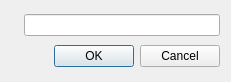
<?xml version="1.0" encoding="UTF-8"?>
<ui version="4.0">
 <class>dlgPasswd</class>
 <widget class="QDialog" name="dlgPasswd">
  <property name="geometry">
   <rect>
    <x>0</x>
    <y>0</y>
    <width>231</width>
    <height>82</height>
   </rect>
  </property>
  <property name="windowTitle">
   <string>Password</string>
  </property>
  <property name="windowIcon">
   <iconset resource="rms_update.qrc">
    <normaloff>:/images/lock.png</normaloff>:/images/lock.png</iconset>
  </property>
  <layout class="QGridLayout" name="gridLayout">
   <item row="0" column="0">
    <layout class="QHBoxLayout" name="horizontalLayout">
     <item>
      <widget class="QLabel" name="label">
       <property name="text">
        <string/>
       </property>
       <property name="pixmap">
        <pixmap resource="rms_update.qrc">:/images/lock.png</pixmap>
       </property>
       <property name="scaledContents">
        <bool>false</bool>
       </property>
      </widget>
     </item>
     <item>
      <widget class="passwdLineEdit" name="lineEdit"/>
     </item>
    </layout>
   </item>
   <item row="1" column="0">
    <layout class="QHBoxLayout" name="horizontalLayout_2">
     <item>
      <spacer name="horizontalSpacer">
       <property name="orientation">
        <enum>Qt::Horizontal</enum>
       </property>
       <property name="sizeHint" stdset="0">
        <size>
         <width>40</width>
         <height>20</height>
        </size>
       </property>
      </spacer>
     </item>
     <item>
      <widget class="QPushButton" name="okBtn">
       <property name="text">
        <string>OK</string>
       </property>
       <property name="icon">
        <iconset resource="rms_update.qrc">
         <normaloff>:/images/ok.png</normaloff>:/images/ok.png</iconset>
       </property>
      </widget>
     </item>
     <item>
      <widget class="QPushButton" name="cancelBtn">
       <property name="text">
        <string>Cancel</string>
       </property>
       <property name="icon">
        <iconset resource="rms_update.qrc">
         <normaloff>:/images/cancel.png</normaloff>:/images/cancel.png</iconset>
       </property>
      </widget>
     </item>
    </layout>
   </item>
  </layout>
 </widget>
 <layoutdefault spacing="6" margin="11"/>
 <customwidgets>
  <customwidget>
   <class>passwdLineEdit</class>
   <extends>QLineEdit</extends>
   <header>passwdlineedit.h</header>
  </customwidget>
 </customwidgets>
 <resources>
  <include location="rms_update.qrc"/>
 </resources>
 <connections>
  <connection>
   <sender>cancelBtn</sender>
   <signal>clicked()</signal>
   <receiver>dlgPasswd</receiver>
   <slot>close()</slot>
   <hints>
    <hint type="sourcelabel">
     <x>183</x>
     <y>57</y>
    </hint>
    <hint type="destinationlabel">
     <x>115</x>
     <y>40</y>
    </hint>
   </hints>
  </connection>
 </connections>
</ui>
